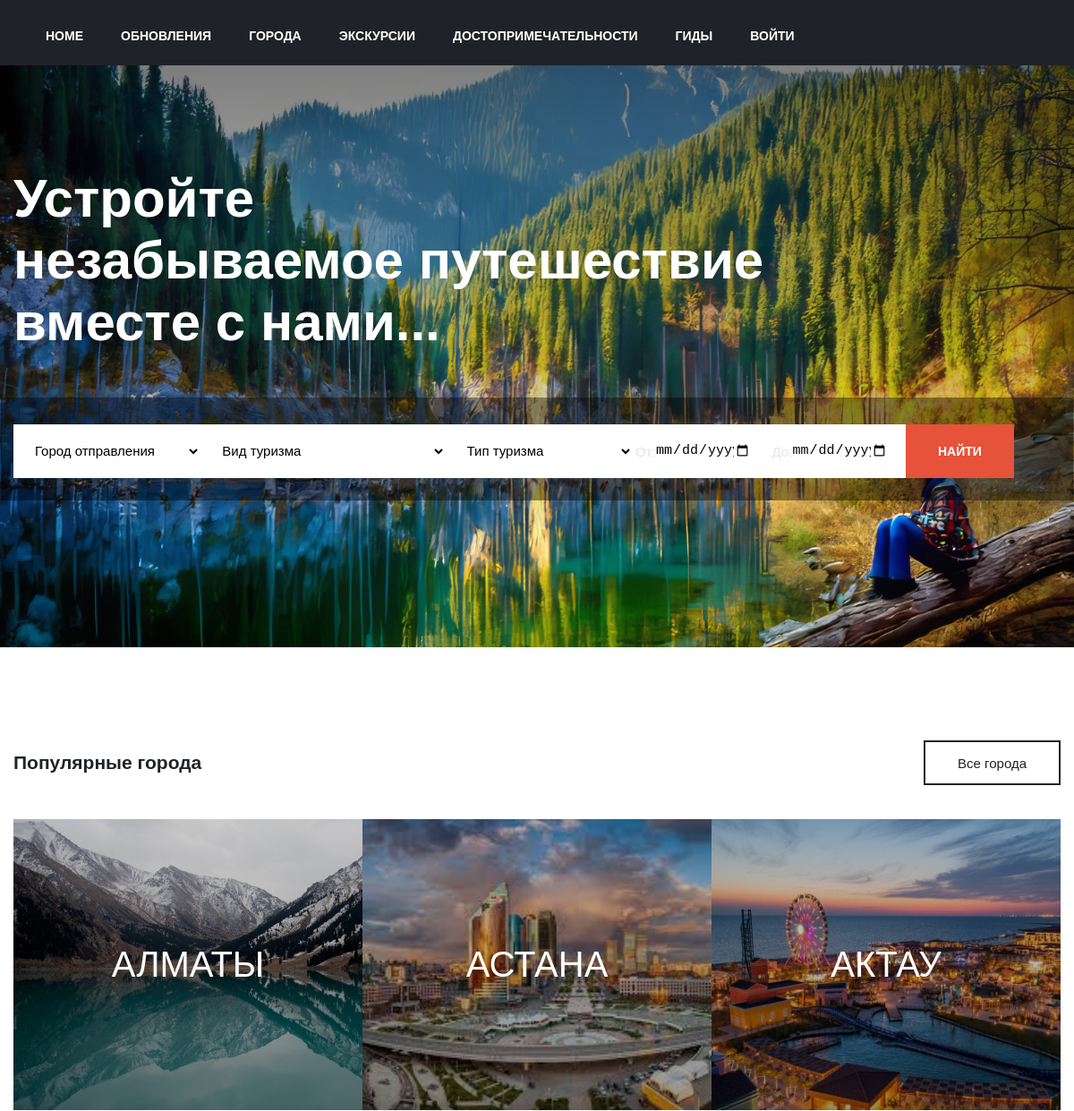
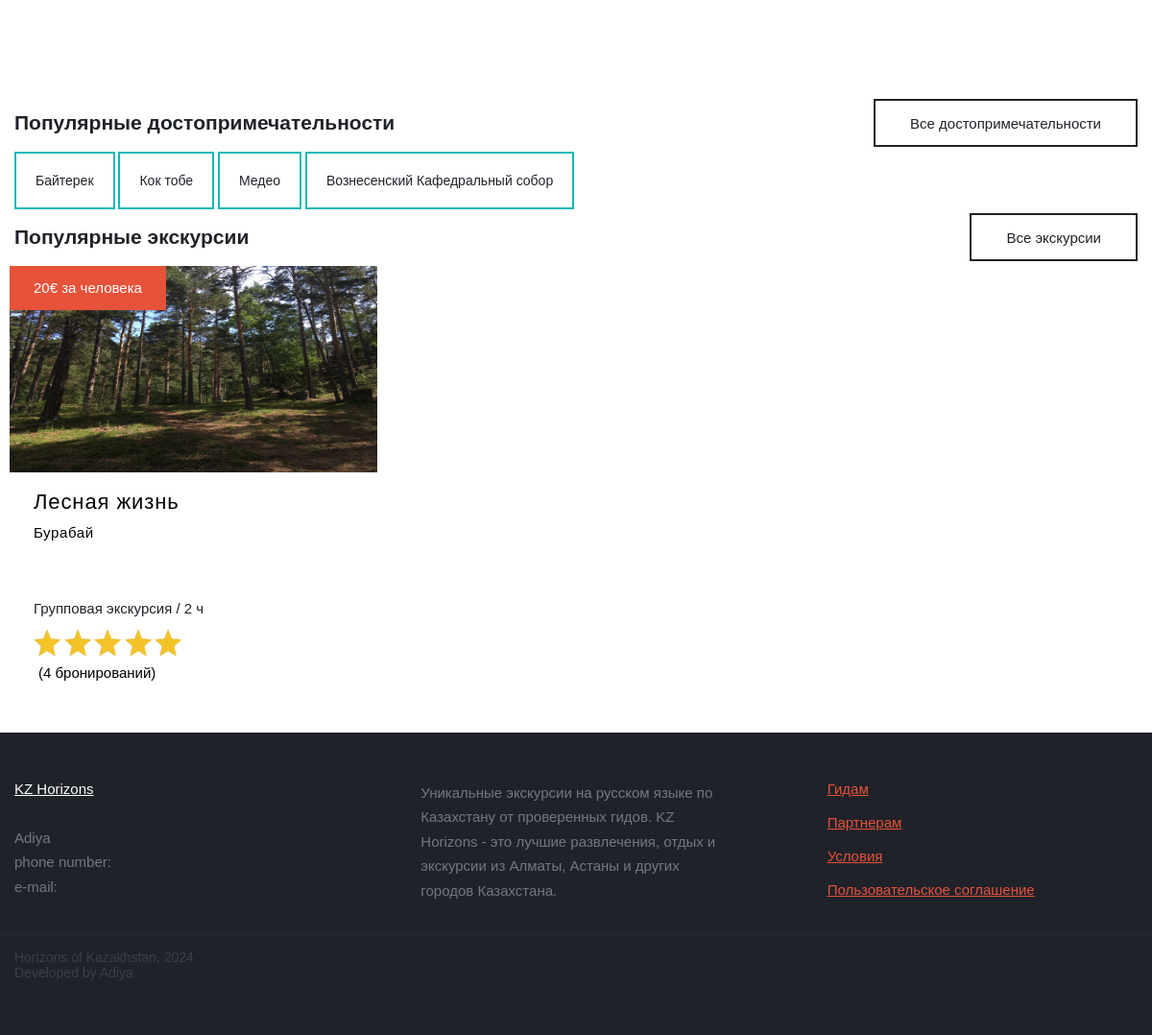
The page / on the database its author committed (2 pictures, top to bottom).
### cities/models.py (models this page shows)
class City(models.Model):
    id = models.CharField(
        default=uuid.uuid4, primary_key=True, verbose_name='ID', max_length=128
    )
    name = models.CharField(
        max_length=32, blank=False
    )
    info = models.CharField(
        max_length=2048, verbose_name='Информация', blank=False
    )
    region = models.CharField(
        max_length=128, blank=False, default='none'
    )
    photo = models.CharField(
        max_length=128, blank=True
    )

### excursions/models.py (models this page shows)
class Attraction(models.Model):
    id = models.CharField(
        default=uuid.uuid4, primary_key=True, verbose_name='ID', max_length=128
    )
    name = models.CharField(
        default='Attraction', max_length=32, blank=True
    )
    info = models.CharField(
        max_length=2048, verbose_name='Информация', blank=False
    )
    city = models.ForeignKey(
        City, on_delete=models.CASCADE, verbose_name='City',
    )
    photo = models.CharField(
        max_length=128, default='img/images/no-photo.jpg'
    )

class Excursion(models.Model):
    id = models.CharField(
        default=uuid.uuid4, primary_key=True, verbose_name='ID', max_length=128
    )
    name = models.CharField(
        default='Excursion', max_length=32, blank=False
    )
    info = models.CharField(
        max_length=2048, verbose_name='Информация', blank=False
    )
    type = models.CharField(
        max_length=32, blank=False, default=exc_types[1], verbose_name='Тип экскурсии'
    )
    kind = models.CharField(
        max_length=32, blank=False, default=exc_kinds[1], verbose_name='Тип экскурсии'
    )
    people_number = models.IntegerField(
        blank=True
    )
    time = models.IntegerField(
        verbose_name='Duration', blank=False
    )
    city = models.ForeignKey(
        City, on_delete=models.CASCADE
    )
    guide = models.CharField(
        max_length=64
    )
    transport = models.CharField(
        max_length=32, choices=transport, blank=False, default=transport[2], verbose_name='Транспорт'
    )
    price = models.IntegerField(
        verbose_name='Цена'
    )
    program = models.CharField(
        max_length=512, verbose_name='Программа', blank=False
    )
    attractions = models.ManyToManyField(
        Attraction
    )
    photo = models.CharField(
        max_length=128, default='img/images/no-photo.jpg'
    )
    datetime = models.DateTimeField(
        auto_now=False, auto_now_add=False, blank=True
    )
    created = models.DateTimeField(
        auto_now=False, auto_now_add=True,
    )
    clients_count = models.IntegerField(
        default=0
    )
    is_available = models.BooleanField(
        default=True
    )
    is_past = models.BooleanField(
        default=False
    )

### excursions/views.py (the view)
# urls.py: path('', index, name='index'),
def index(request):
    auth = True if request.session.get('is_authorized') else False
    cities = City.objects.all()
    popular_cities = cities[:3]
    attractions = Attraction.objects.all()
    excursions = Excursion.objects.filter(is_past=False, is_available=True)
    excs = []
    for exc in excursions:
        excs.append([exc, int(User.objects.get(id=exc.guide).rating)*20, len(Booking.objects.filter(excursion=exc.id))])
    print(excs)
    context = {
        'auth' : auth,
        'cities' : City.objects.all(),
        'exc_kinds' : exc_kinds,
        'exc_types' : exc_types,
        'populars' : [popular_cities, attractions, excs]
    }
    return render(request, 'index.html', context)

### users/templates/index.html (shortened to what this page needs)
{% extends "layout/basic.html" %}
{% load static %}
{% block links %}
<link rel="stylesheet" href="{% static 'styles/index.css' %}">
{% endblock %}
{% block content %}
<div class="wrapper">
    <div class="bunner home-bunner">
            <div class="bunner-content">
                <div class="container">
                    <h1>Устройте<br>незабываемое путешествие<br>вместе с нами...</h1>
                </div>
                <div class="search-form-container">
                <div class="container">
                <form action="{% url 'excursions' %}" class="search flex" method="POST">
                <div>
                <div class="flex">
                    <label class="form-label search-city">
                        <select name="city" id="city" class="form-control form-control-big control-block chosen-search-show">
                            <option value="" disabled selected>Город отправления</option>
                        </select>
                    </label>
                    <label class="search-direction">
                        <select name="exc_kind" id="direction_name" class="form-control form-control-big control-block chosen-search-show">
                            <option value="" disabled selected>Вид туризма</option>
                        </select>
                    </label>
                    <label class="form-label search-type">
                        <select name="exc_type" id="type" class="form-control form-control-big control-block chosen">
                            <option value="" disabled selected>Тип туризма</option>
                        </select>
                    </label>
                    <label class="form-label search-from">
                        <input type="date" name="date_from" id="date_from" class="form-control form-control-big datepicker-e">
                    </label>
                    <label class="form-label search-to">
                        <input type="date" id="date_to" name="date_to" class="form-control form-control-big datepicker-e">
                    </label>
                </div>
                </div>
                    <div class="search-btn">
                        <input type="submit" value="Найти" class="btn btn-big btn-red btn-block">
                    </div>
                </form>
    </div>
</div>
            </div>
        </div>
        <div class="cities-container">
            <div class="container">
                <div class="flex-title flex j-c-space-between a-i-center"><div>
                    <h2>Популярные города</h2>
                </div>
                <div class="inline-block">
                    <a href="" class="btn flex a-i-center">Все города</a>
                </div>
            </div>
            <ul class="cities flex">
                {% for city in populars.0 %}
                <li class="flex-item" style="background-image: url('{% static city.photo %}'); background-size: cover; background-repeat: no-repeat">
                    <a href="{% url 'city' city.id %}"><span> {{ city.name }} </span></a>
                </li>
                {% endfor %}
            </ul>
            </div>
        </div>
            <div class="cities-container">
                <div class="container">
                    <div class="flex-title flex j-c-space-between a-i-center">
                        <div>
                            <h2>Популярные достопримеча&shy;тельности</h2>
                        </div>
                        <div>
                            <div class="inline-block">
                                <a href="" class="btn flex a-i-center">Все достопримечательности</a>
                            </div>
                        </div>
                        </div>
                            {% for attraction in populars.1 %}
                            <a class="btn btn-hashtag btn-big" href="{% url 'attraction' attraction.id %}"> {{ attraction.name }} </a>
                            {% endfor %}
                    </div>
            </div>
        <div class="excursions-container">
            <div class="container">
                <div class="flex-title flex j-c-space-between a-i-center">
                    <div>
                        <h2>Популярные экскурсии</h2>
                    </div>
                    <div>
                        <div class="inline-block">
                            <a href="{% url 'excursions' %}" class="btn flex a-i-center">Все экскурсии</a>
                        </div>
                    </div>
                </div>
<ul class="excursions-list excursions-list-main rating-large" id="excursions-list">
    {% for excursion in populars.2 %}
    <li class="excursions-list-item">
        <a href="{% url 'excursion' excursion.0.id %}" class="excursions-item flex direction-column">
            <div class="flex excursions-head" style="background-image: url('{% static excursion.0.photo %}'); background-size: 100% 100%">
                <div class="w100">
                    <div class="left-pallet">
                        <span class="excursions-price">{{ excursion.0.price }}&euro; за человека</span>
                    </div>
                </div>
            </div>
            <div class="flex j-c-space-between direction-column">
                <div class="excursions-title">
                    <span class="excursions-name">{{ excursion.0.name }}</span>
                    <span class="excursions-location">{{ excursion.0.city.name }}</span>
                </div>
                <div class="excursions-footer">
                    <div class="excursions-type c-yellow">{{ excursion.0.type }} экскурсия / {{ excursion.0.time }} ч</div>
    <div class="excursions-rate rating-large">
    <div class="rating-stars">
    <div class="rating-content">
        <div class="rating-stars-disabled">
        </div>
        <div class="rating-stars-active" style="width: {{ excursion.1 }}%">
            <div class="rating-star"></div>
            <div class="rating-star"></div>
            <div class="rating-star"></div>
            <div class="rating-star"></div>
            <div class="rating-star"></div>
        </div>
    </div>
    </div>
                        <span class="rating-count">
                            <span class="nowrap">({{ excursion.2 }} бронирований)</span>
                        </span>
                    </div>
                </div>
            </div>
        </a>
    </li>
    {% endfor %}
</ul>
            </div>
        </div>
    </div>
{% endblock %}

### users/templates/layout/basic.html (shortened to what this page needs)
{% load static %}
<!DOCTYPE html>
<html lang="en">
<head>
    <link href="css?family=PT+Sans" rel="stylesheet">
    <link rel="stylesheet" href="{% static 'styles/css/headfooter.css' %}">
    <link rel="stylesheet" href="{% static 'styles/style.css' %}">
    {% block links %}{% endblock %}
</head>
<body style="padding-top: 73px;">
    {% block header %}
    <header id="header" class="flex j-c-space-between a-i-center">
        <div class="navigation">
            <nav id="navigation">
                <ul class="flex j-c-flex-end a-i-center f-w-wrap">
                    <li><a href="{% url 'index' %}">Home</a></li>
                    <li><a href="{% url 'updates' %}">Обновления</a></li>
                    <li><a href="{% url 'cities' %}">Города</a></li>
                    <li><a href="{% url 'excursions' %}">Экскурсии</a></li>
                    <li><a href="{% url 'attractions' %}">Достопримечательности</a></li>
                    <li><a href="{% url 'guides' %}">Гиды</a></li>
                    {% block auth %}
    {% if auth %}
        <li><a href="{% url 'profile' %}">Профиль</a></li>
    {% else %}
        <li><a href="{% url 'login' %}">Войти</a></li>
    {% endif %}
    {% endblock %}
                                </ul>
            </nav>
    </header>
    {% endblock %}
    <section>
        {% block content %}
        {% endblock %}
    </section>
    {% block footer %}
    <footer id="footer">
        <div class="container">
            <div class="flex j-c-space-between">
                <div class="flex-item">
                    <a href="#" class="footer-logo">KZ Horizons</a>
                    <p>
                        <p>Adiya</p>
                        <p>phone number:</p>
                        <p>e-mail: </p>
                </div>
                <div class="flex-item flex-item-4">
                    <p>
                        Уникальные экскурсии на русском языке по Казахстану от проверенных гидов. KZ Horizons - это
                        лучшие развлечения, отдых и экскурсии из Алматы, Астаны и других городов Казахстана.
                    </p>
                </div>
                <div class="flex-item">
                    <nav>
                        <ul>
                            <li><a href="">Гидам</a></li>
                            <li><a href="">Партнерам</a></li>
                            <li><a href="">Условия</a></li>
                            <li><a href="">Пользовательское соглашение</a></li>
                        </ul>
                    </nav>
                </div>
            </div>
        </div>
        <div class="copyright">
            <div class="container">
                Horizons of Kazakhstan, 2024
                <div class="pull-right">Developed by Adiya</div>
            </div>
        </div>
    </footer>
    {% endblock %}
</body>
</html>

### users/static/styles/css/headfooter.css (style rules this page uses)
footer p,footer p * { color: #747780 }
.footer-logo,footer nav a,footer p { font-size: 1.07142857rem }
footer { background: #202229; padding: 50px 0 0; height: 315px; overflow: hidden }
footer p { margin: 0; line-height: 1.7 }
footer nav ul { margin: 0; padding: 0 }
footer nav li { margin: 0 0 18px; padding-left: 0 }
footer .flex-item-4 { padding: 0 100px }
footer .copyright { border-top: 1px solid #292b33; padding: 15px 0; color: #3d3f48; margin-top: 20px }
footer .flex-item li a { color: #e6523a }
.footer-logo { display: inline-block; color: #fff; margin-bottom: 30px }
header { position: fixed; top: 0; left: 0; right: 0; z-index: 99; padding: 17px 20px 10px 30px; transition: .3s; background: #202229; }
.navigation ul { margin: 0; padding: 0 }
.navigation a { font-weight: 600; font-size: 1rem; color: #fff; text-decoration: none!important; padding: 15px 21px; top: -5px; display: block }
html { font-family: museo-sans,sans-serif }
.cities,.navigation ul,.profile-nav ul,footer nav ul,ul { list-style: none }
* { box-sizing: border-box; }
body,html { width: 100%; height: 100%; font-size: 14px; font-weight: 400; position: relative; margin: 0; padding: 0; color: #202229 }
body { padding-top: 80px; }
.container { position: relative; margin: 0 auto; max-width: 1190px; padding: 0 10px }
.navigation a { text-transform: uppercase }

### users/static/styles/style.css (style rules this page uses)
.flex { display: -webkit-flex!important; }
.direction-column { flex-direction: column }
.j-c-space-between { justify-content: space-between }
.a-i-center { align-items: center }
.flex-item { flex: 1 }
.cities,.navigation ul,.profile-nav ul,footer nav ul,ul { list-style: none }
body { padding-top: 80px; }

### rows shown on the page
City: photo (picture), name "АЛМАТЫ"
City: photo (picture), name "АСТАНА"
City: photo (picture), name "АКТАУ"
Attraction: name "Байтерек"
Attraction: name "Кок тобе"
Attraction: name "Медео"
Attraction: name "Вознесенский Кафедральный собор"
Excursion: photo (picture), price "20", name "Лесная жизнь", city.name "Бурабай", type "Групповая", time "2", {{ excursion.1 }} 100 (drawn), excursion "4"
